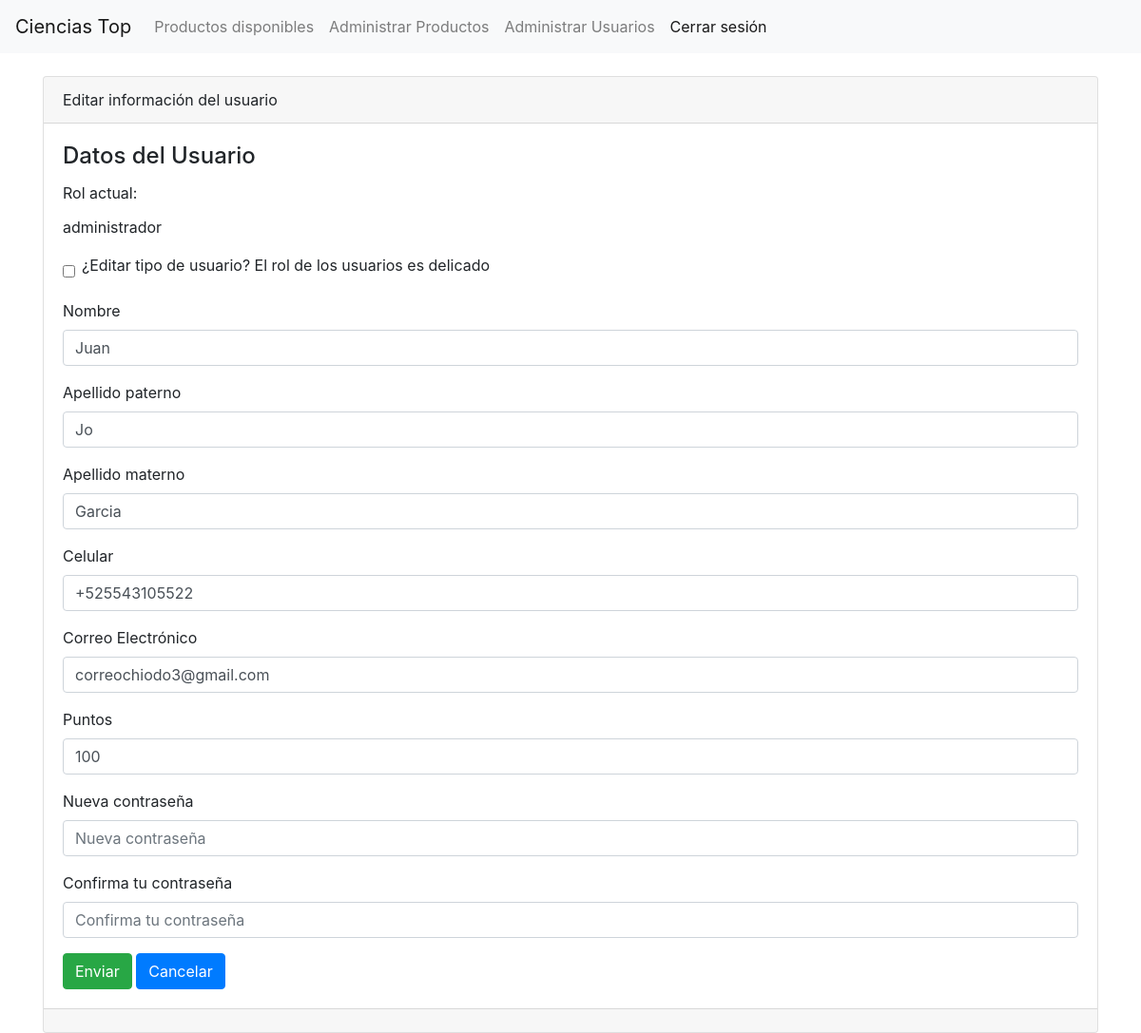
The app's page /usuarios/usuarios/editar/123456710 (signed in) with its own data.
### usuario/models.py (models this page shows, shortened)
class Usuario(models.Model):
    user = models.OneToOneField(User, on_delete=models.CASCADE)
    nombre = models.CharField(max_length=40)
    apellidopaterno = models.CharField(max_length=40)
    apellidomaterno = models.CharField(max_length=40)
    puntos = models.IntegerField(default=100)
    celular = PhoneNumberField()
    nocuenta = models.CharField(max_length=9)
    area = models.CharField(max_length=100, default='trabajador')
    email = models.EmailField()
    oculto = models.BooleanField(default=False)
    def get_group_display(self):
        return ', '.join([group.name for group in self.user.groups.all()])  # Devuelve los grupos del usuario

### usuario/views.py (the view)
# urls.py: path('usuarios/editar/<int:nocuenta>', views.editar_usuario, name='editar_u'),
@login_required
@user_passes_test(is_admin)
def editar_usuario(request, nocuenta):
    usuario = get_object_or_404(Usuario, nocuenta=nocuenta)
    user = usuario.user
    if request.method == 'POST':
        formulario = UserEditForm(request.POST, instance=usuario)
        if formulario.is_valid():
            formulario.save()
            if request.POST.get('toggleTipousuario') == '1':
                nuevo_tipousuario = formulario.cleaned_data.get('tipousuario')
                grupo_actual = user.groups.first().name if user.groups.exists() else None
                if nuevo_tipousuario and nuevo_tipousuario != grupo_actual:
                    user.groups.clear()
                    if nuevo_tipousuario == 'proveedor':
                        add_to_group = Group.objects.get(name='proveedor')
                    elif nuevo_tipousuario == 'administrador':
                        add_to_group = Group.objects.get(name='administrador')
                    else:
                        add_to_group = Group.objects.get(name='usuario_c')
                    add_to_group.user_set.add(user)
            return redirect('usuarios')
    else:
        formulario = UserEditForm(instance=usuario)
    return render(request, 'usuarios/editar.html', {'formulario': formulario, 'usuario': usuario})

### usuario/forms.py (shortened to what this page needs)
class UserEditForm(forms.ModelForm):
    USER_CHOICES = [
        ('administrador', 'Administrador'),
        ('proveedor', 'Proveedor'),
        ('usuario', 'Usuario'),
    ]
    tipousuario = forms.ChoiceField(label='Tipo de Usuario', choices=USER_CHOICES, required=False)
    nombre = forms.CharField(label='Nombre', max_length=40)
    apellidopaterno = forms.CharField(label='Apellido paterno', max_length=40)
    apellidomaterno = forms.CharField(label='Apellido materno', max_length=40)
    celular = PhoneNumberField(label='Número de teléfono')
    email = forms.EmailField(label='Correo Electrónico')
    puntos = forms.IntegerField(label='Puntos')
    password = forms.CharField(label='Nueva contraseña', widget=forms.PasswordInput, required=False)
    password2 = forms.CharField(label='Confirma tu contraseña', widget=forms.PasswordInput, required=False)
    class Meta:
        model = Usuario
        fields = ['tipousuario', 'nombre', 'apellidopaterno', 'apellidomaterno', 'celular', 'email', 'puntos', 'password', 'password2']

### usuario/views.py (called while the page is built)
def is_admin(user):
    return user.groups.filter(name='administrador').exists()

### usuario/templates/usuarios/editar.html (shortened to what this page needs)
{% extends 'base.html' %}
{% block contenido %}
<div class="card">
    <div class="card-header">Editar información del usuario</div>
    <div class="card-body">
        <h4 class="card-title">Datos del Usuario</h4>
        {% include 'usuarios/edicion_form.html' %}
    </div>
    <div class="card-footer text-muted"></div>
</div>
{% endblock %}

### usuario/templates/usuarios/edicion_form.html (shortened to what this page needs)
<form enctype="multipart/form-data" method="post">
    <div class="mb-3">
        <label class="form-label">Rol actual:</label>
        <span class="form-text">{{ usuario.get_group_display }}</span>
    </div>
    <div class="mb-3 form-check">
        <label class="form-label">¿Editar tipo de usuario? El rol de los usuarios es delicado</label>
        <input type="checkbox" id="toggleTipousuario" name="toggleTipousuario" value="1" class="form-check-input">
    </div>
    {% for campo in formulario %}
        {% if campo.name != 'tipousuario' %}
        <div class="mb-3">
            <label for="{{ campo.id_for_label }}" class="form-label">{{ campo.label }}</label>
            {% if campo.field.widget.input_type == 'select' %}
                {{ campo }}
            {% else %}
                <input
                    type="{{ campo.field.widget.input_type }}"
                    class="form-control"
                    name="{{ campo.name }}"
                    id="{{ campo.id_for_label }}"
                    aria-describedby="helpId"
                    placeholder="{{ campo.label }}"
                    value="{{ campo.value|default:'' }}"
                />
            {% endif %}
        </div>
        {% endif %}
    {% endfor %}
    <input
        name=""
        id=""
        class="btn btn-success"
        type="submit"
        value="Enviar"
    />
    <a
        name=""
        id=""
        class="btn btn-primary"
        href="{% url 'usuarios' %}"
        role="button"
    >Cancelar</a>
</form>

### usuario/templates/usuarios/edicion_form.html (style rules this page uses)
.form-check { display: flex; align-items: center; margin-right: 10px; }

### records on screen
Usuario: group "administrador", nombre "Juan" "Jo" "Garcia" "+525543105522" "correochiodo3@gmail.com"

### other values on screen
{{ campo.label }} "Nombre" "Apellido paterno" "Apellido materno" "Celular" "Correo Electrónico" "Puntos" "Nueva contraseña" "Confirma tu contraseña"
